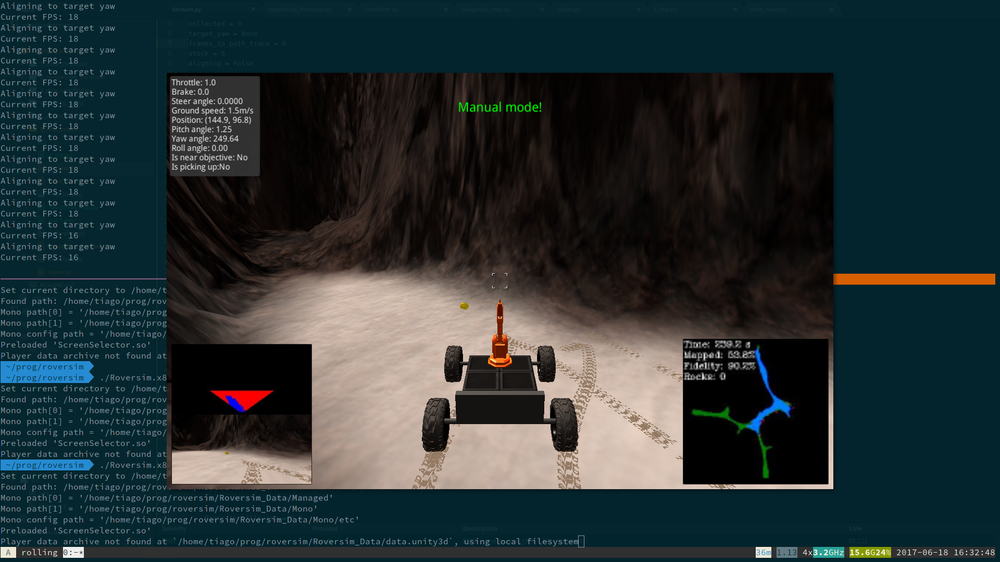
#> input picture 1_sample_and_return/6_final_project/rock.png, 1000 x 562 px, shrunk from 1920 x 1080 before the run
$ python rock_visualizer.py
#> lines starting #> are read from the running program, lines starting #| are printed output that depends on the picture; after the words box and inside, x2 and y2 are one past the last pixel; in counts of white or black regions, pixels touching at a corner belong together
import cv2


def threshold(img):
    low = (140, 140, 140)
    high = (5, 70, 70)
    under_thresh = (img[:, :, 0] < low[0]) & (img[:, :, 1] < low[1]) & (img[:, :, 2] < low[2])
    above_thresh = (img[:, :, 0] > high[0]) & (img[:, :, 1] > high[1]) & (img[:, :, 2] > high[2])
    img[under_thresh] = 0
    img[above_thresh] = 0


for filename in ('rock.png', 'rock2.png', 'rock3.png'):
    img = cv2.imread(filename)
#> img is the input picture: shape (562, 1000, 3); mean B, G, R 51.7, 50.1, 39
    threshold(img)
#> in threshold, `under_thresh = (img[:, :, 0] < low[0]) & (img[:, :, 1] < low[1]) & (im..`:
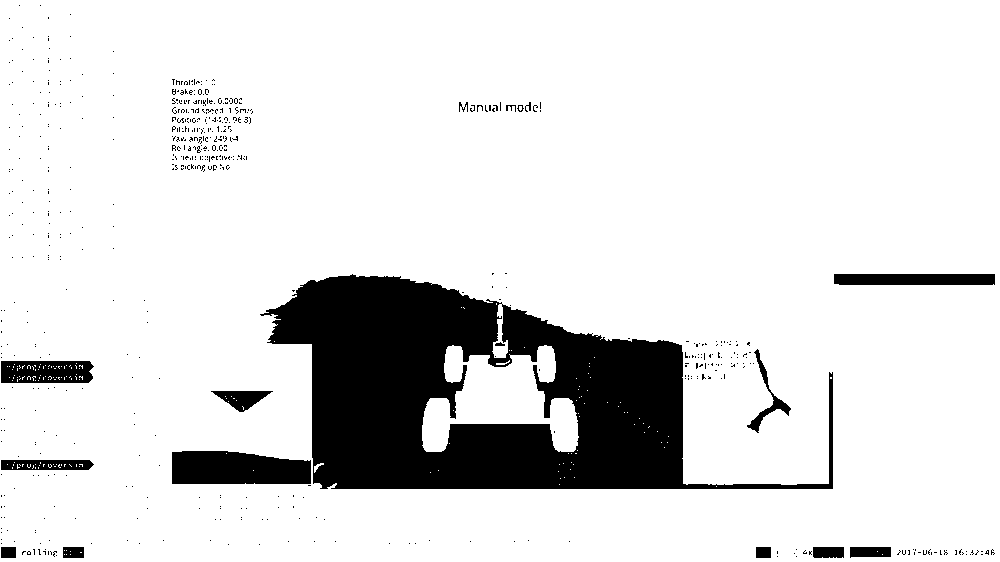
#> under_thresh: shape (562, 1000) bool; 86.9% white; 592 black regions (575 under 20 px), largest, box (x1, y1, x2, y2) and area: (260, 274, 833, 489) 60749, (172, 451, 311, 484) 4104, (1, 361, 94, 383) 1830
#> in threshold, `above_thresh = (img[:, :, 0] > high[0]) & (img[:, :, 1] > high[1]) & (..`:
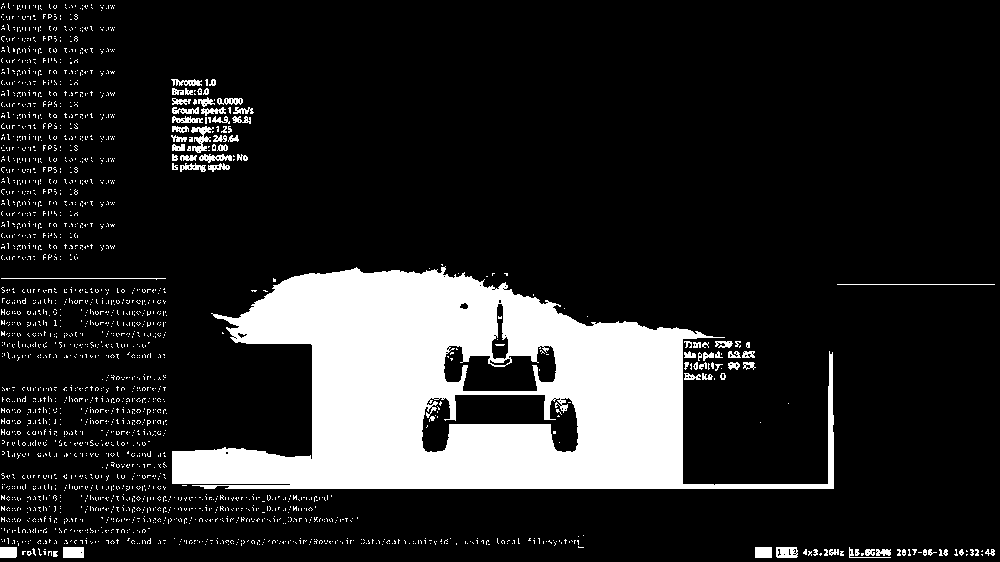
#> above_thresh: shape (562, 1000) bool; 15.4% white; 2353 white regions (2277 under 20 px), largest, box (x1, y1, x2, y2) and area: (172, 266, 834, 489) 74088, (191, 126, 214, 153) 270, (63, 547, 84, 558) 230
#> in threshold, `img[under_thresh] = 0`:
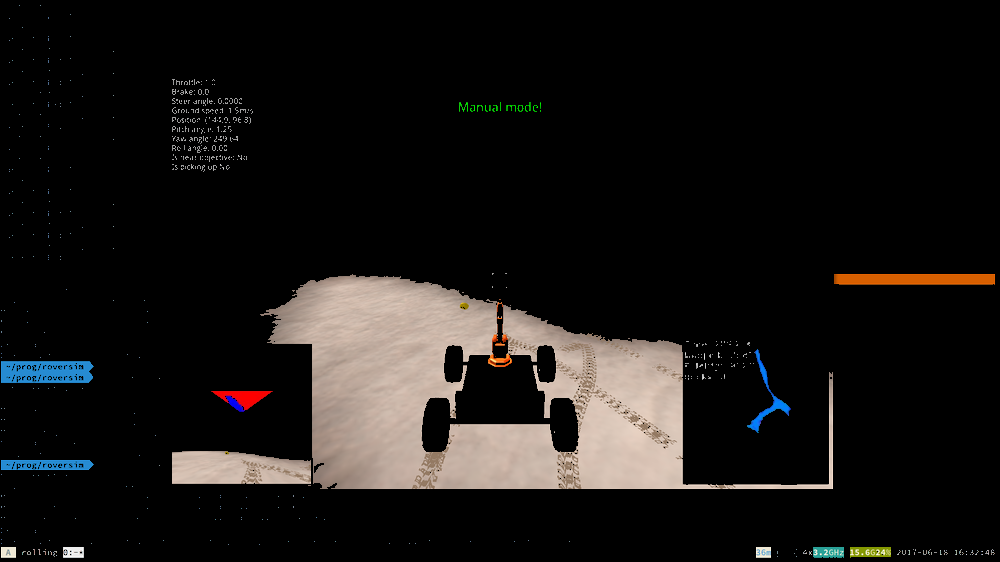
#> img: shape (562, 1000, 3); mean B, G, R 20.4, 22, 24.3
#> in threshold, `img[above_thresh] = 0`:
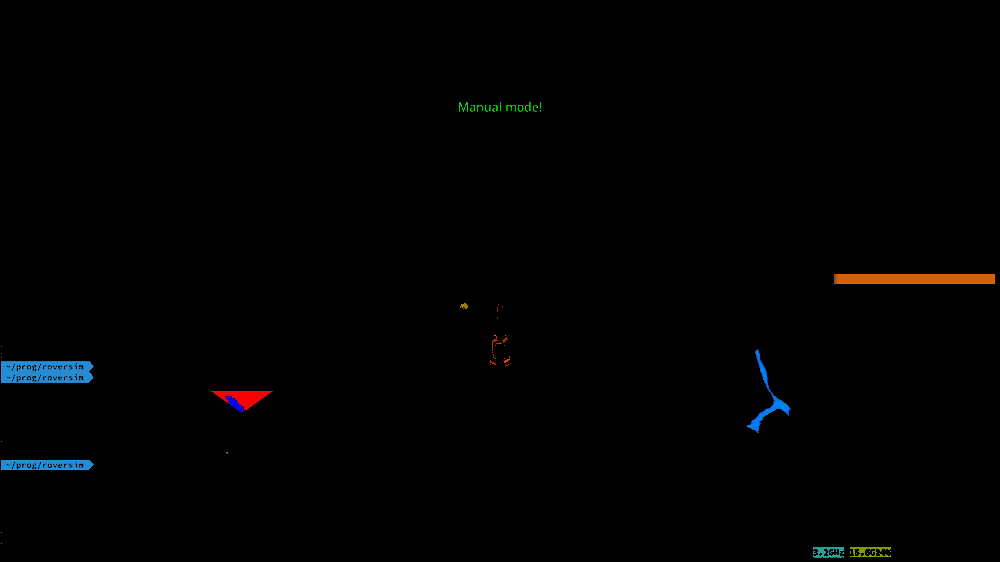
#> img: shape (562, 1000, 3); 12% of pixels changed, all inside (x1, y1, x2, y2) = (1, 5, 995, 558)
    cv2.imshow(filename, img)
#> pass 2 of the loop `for filename in ('rock.png', 'rock2.png', 'rock3.png'):`:
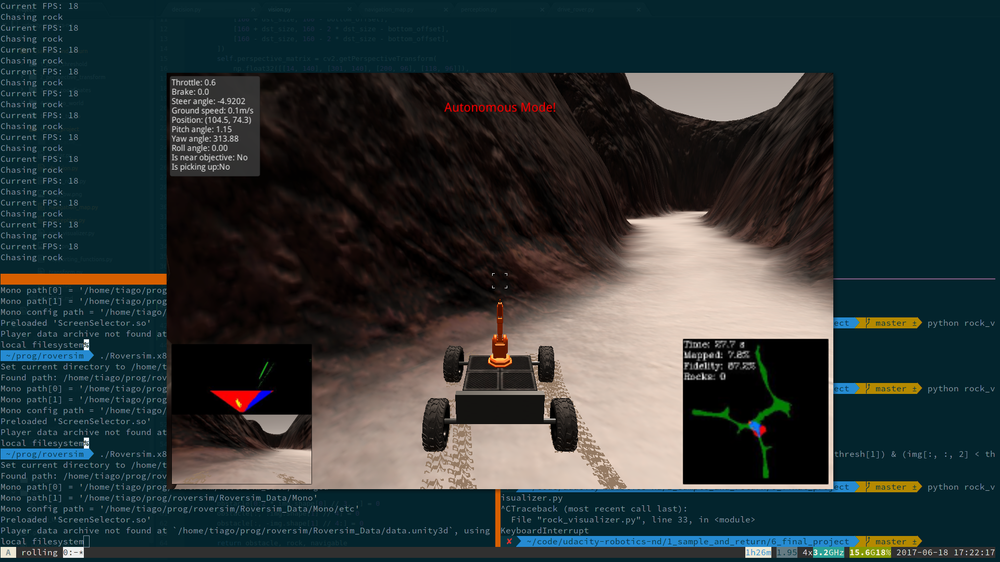
#> input picture 1_sample_and_return/6_final_project/rock2.png, 1000 x 562 px, shrunk from 1920 x 1080 before the run
#> img is the input picture: shape (562, 1000, 3); mean B, G, R 55.7, 54.6, 44.6
#> in threshold (call 2), `under_thresh = (img[:, :, 0] < low[0]) & (img[:, :, 1] < low[1]) & (im..`:
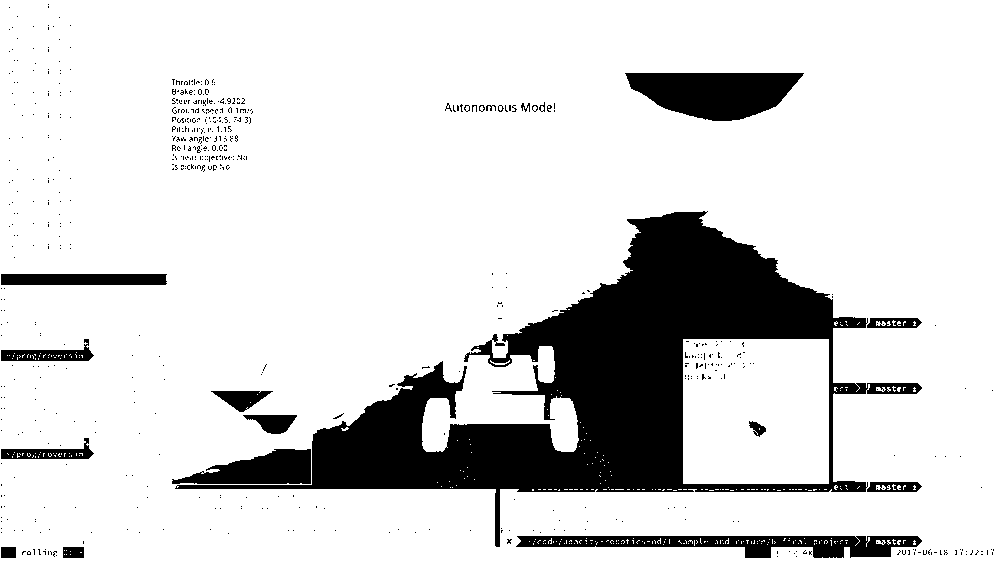
#> under_thresh: shape (562, 1000) bool; 84.4% white; 616 black regions (597 under 20 px), largest, box (x1, y1, x2, y2) and area: (175, 211, 922, 547) 65088, (625, 73, 804, 121) 6143, (516, 536, 922, 558) 5014
#> above_thresh: shape (562, 1000) bool; 17.4% white; 2395 white regions (2302 under 20 px), largest, box (x1, y1, x2, y2) and area: (172, 211, 834, 490) 77734, (625, 73, 805, 122) 6228, (242, 415, 298, 435) 670
#> in threshold (call 2), `img[above_thresh] = 0`:
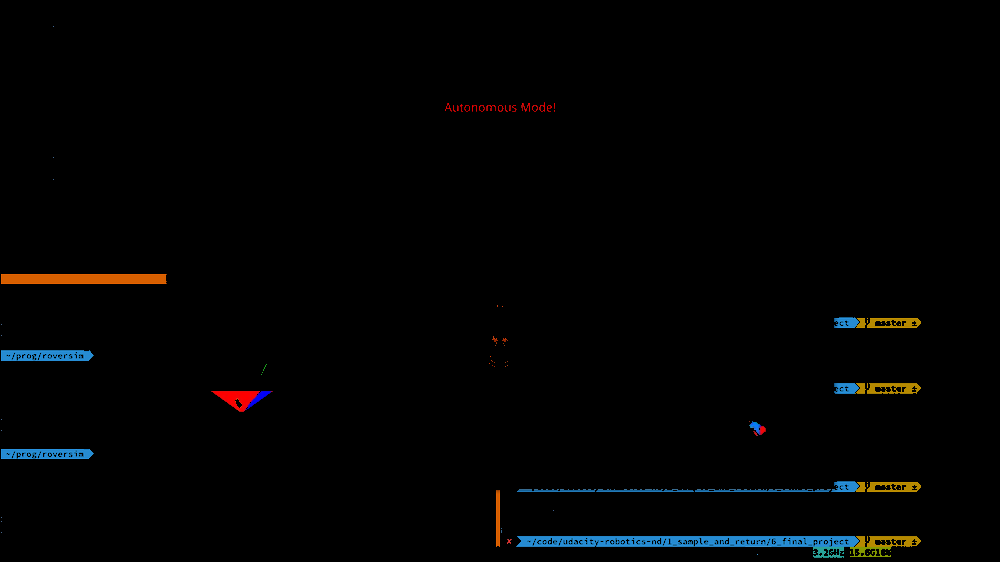
#> img: shape (562, 1000, 3); mean B, G, R 2.5, 2.5, 2.2
#> pass 3 of the loop `for filename in ('rock.png', 'rock2.png', 'rock3.png'):`:
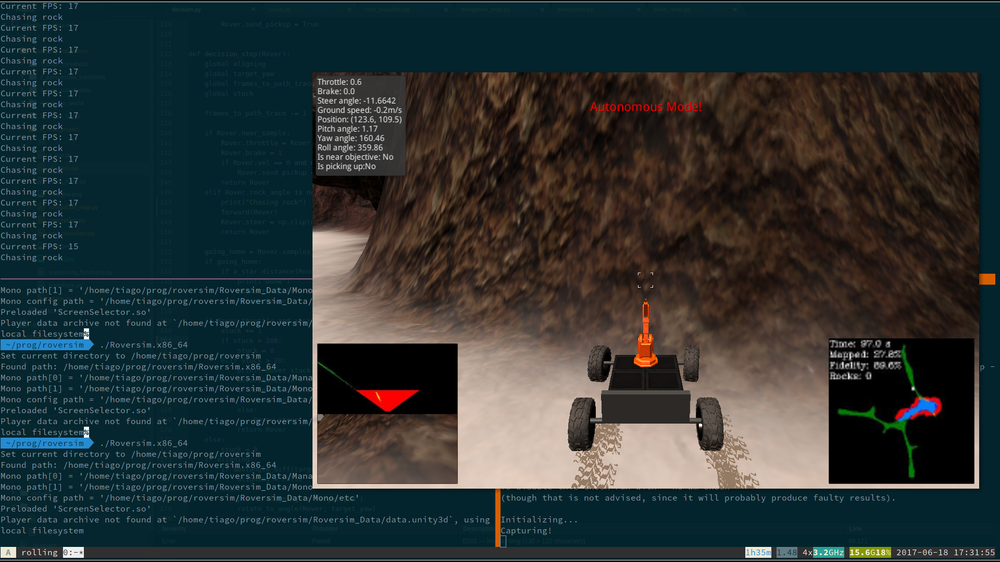
#> input picture 1_sample_and_return/6_final_project/rock3.png, 1000 x 562 px, shrunk from 1920 x 1080 before the run
#> img is the input picture: shape (562, 1000, 3); mean B, G, R 51.8, 52.1, 44
#> in threshold (call 3), `under_thresh = (img[:, :, 0] < low[0]) & (img[:, :, 1] < low[1]) & (im..`:
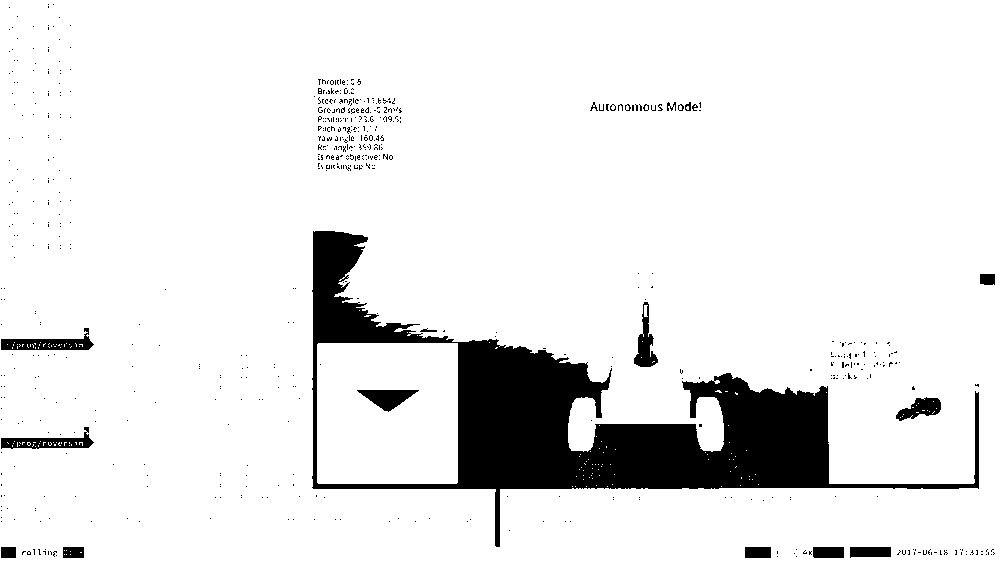
#> under_thresh: shape (562, 1000) bool; 90.6% white; 625 black regions (605 under 20 px), largest, box (x1, y1, x2, y2) and area: (312, 231, 979, 547) 45341, (1, 328, 94, 350) 960, (1, 427, 94, 449) 868
#> above_thresh: shape (562, 1000) bool; 15.1% white; 2872 white regions (2760 under 20 px), largest, box (x1, y1, x2, y2) and area: (308, 227, 979, 490) 65741, (660, 306, 697, 366) 1275, (0, 1, 1000, 2) 1000
#> in threshold (call 3), `img[above_thresh] = 0`:
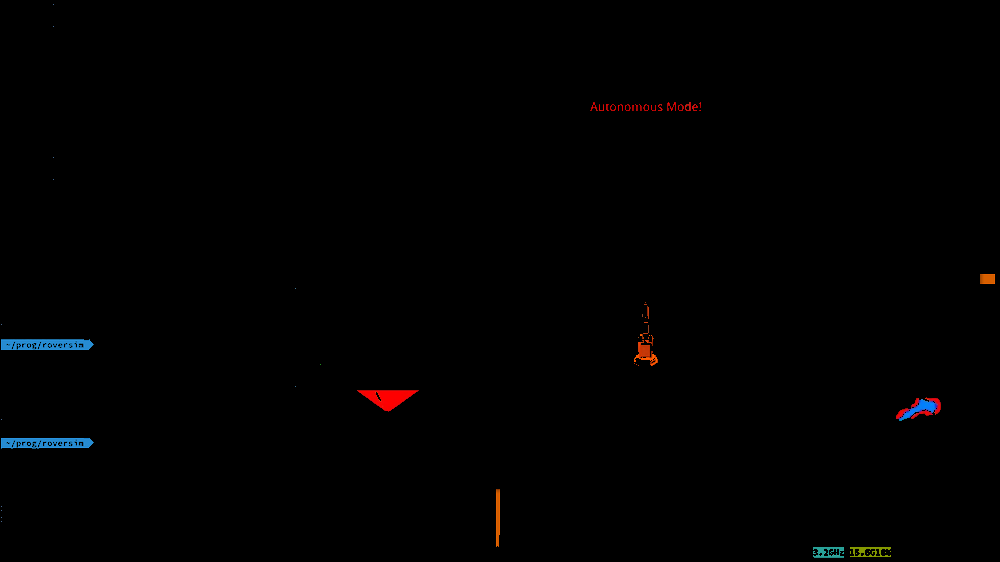
#> img: shape (562, 1000, 3); mean B, G, R 0.8, 0.7, 1

while True:
    cv2.waitKey(0)
